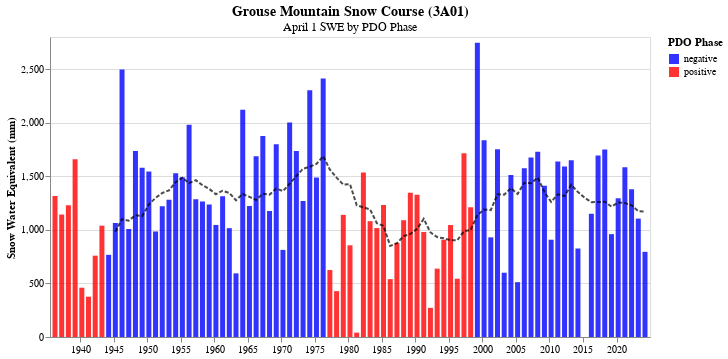

The notebook cell this image was saved under:
### Code cell
domain = ['negative', 'positive']
range_ = ['blue', 'red']

title4 = alt.TitleParams(
   text='Grouse Mountain Snow Course (3A01)',
   subtitle="April 1 SWE by PDO Phase",
   anchor='middle',
   fontSize=14,
   fontWeight='bold')

line_grouse_apr = alt.Chart(grouse_apr_swe).mark_line(strokeDash=[4, 2], color='black', opacity=0.7).encode(
    alt.X('date:T'),
    alt.Y('grouse_moving_avg:Q')
)

bar_chart2 = alt.Chart(grouse_apr_swe, title=title4).mark_bar(opacity=0.8).encode(
    alt.X('date:T', title='', axis=alt.Axis(grid=False)),
    alt.Y('grouse_swe:Q', title='Snow Water Equivalent (mm)'),
    alt.Color('pdo_phase_main', title='PDO Phase', scale=alt.Scale(domain=domain, range=range_)),
    tooltip=[alt.Tooltip('date:T', title="Date"), alt.Tooltip('grouse_swe:Q', title="Snow Depth")]
).properties(width=600)

chart2 = bar_chart2 + line_grouse_apr
chart2

### Figure 1 — Vega-Lite specification as saved in the notebook (floating-point values rounded to 4 significant figures)
{"config": {"view": {"continuousWidth": 300, "continuousHeight": 300}}, "layer": [{"mark": {"type": "bar", "opacity": 0.8}, "encoding": {"color": {"field": "pdo_phase_main", "scale": {"domain": ["negative", "positive"], "range": ["blue", "red"]}, "title": "PDO Phase", "type": "nominal"}, "tooltip": [{"field": "date", "title": "Date", "type": "temporal"}, {"field": "grouse_swe", "title": "Snow Depth", "type": "quantitative"}], "x": {"axis": {"grid": false}, "field": "date", "title": "", "type": "temporal"}, "y": {"field": "grouse_swe", "title": "Snow Water Equivalent (mm)", "type": "quantitative"}}, "title": {"text": "Grouse Mountain Snow Course (3A01)", "anchor": "middle", "fontSize": 14, "fontWeight": "bold", "subtitle": "April 1 SWE by PDO Phase"}}, {"mark": {"type": "line", "color": "black", "opacity": 0.7, "strokeDash": [4, 2]}, "encoding": {"x": {"field": "date", "type": "temporal"}, "y": {"field": "grouse_moving_avg", "type": "quantitative"}}}], "data": {"name": "data-c43e7616b26393b8dfff75db8782e6c8"}, "width": 600, "$schema": "https://vega.github.io/schema/vega-lite/v5.8.0.json", "datasets": {"data-c43e7616b26393b8dfff75db8782e6c8": [{"grouse_depth": 320.0, "grouse_swe": 1316.0, "grouse_density": 41.13, "date": "1936-04-01T00:00:00", "pdo_phase_main": "positive", "enso_oni_main": "neutral", "grouse_moving_avg": null}, {"grouse_depth": 239.0, "grouse_swe": 1143.0, "grouse_density": 47.82, "date": "1937-04-01T00:00:00", "pdo_phase_main": "positive", "enso_oni_main": "neutral", "grouse_moving_avg": null}, {"grouse_depth": 292.0, "grouse_swe": 1229.0, "grouse_density": 42.09, "date": "1938-04-01T00:00:00", "pdo_phase_main": "positive", "enso_oni_main": "negative", "grouse_moving_avg": null}, {"grouse_depth": 328.0, "grouse_swe": 1659.0, "grouse_density": 50.58, "date": "1939-04-01T00:00:00", "pdo_phase_main": "positive", "enso_oni_main": "negative", "grouse_moving_avg": null}, {"grouse_depth": 89.0, "grouse_swe": 460.0, "grouse_density": 51.69, "date": "1940-04-01T00:00:00", "pdo_phase_main": "positive", "enso_oni_main": "neutral", "grouse_moving_avg": null}, {"grouse_depth": 76.0, "grouse_swe": 376.0, "grouse_density": 49.47, "date": "1941-04-01T00:00:00", "pdo_phase_main": "positive", "enso_oni_main": "positive", "grouse_moving_avg": null}, {"grouse_depth": 168.0, "grouse_swe": 759.0, "grouse_density": 45.18, "date": "1942-04-01T00:00:00", "pdo_phase_main": "positive", "enso_oni_main": "neutral", "grouse_moving_avg": null}, {"grouse_depth": 257.0, "grouse_swe": 1039.0, "grouse_density": 40.43, "date": "1943-04-01T00:00:00", "pdo_phase_main": "positive", "enso_oni_main": "negative", "grouse_moving_avg": null}, {"grouse_depth": 180.0, "grouse_swe": 767.0, "grouse_density": 42.61, "date": "1944-04-01T00:00:00", "pdo_phase_main": "negative", "enso_oni_main": "neutral", "grouse_moving_avg": null}, {"grouse_depth": 262.0, "grouse_swe": 1064.0, "grouse_density": 40.61, "date": "1945-04-01T00:00:00", "pdo_phase_main": "negative", "enso_oni_main": "negative", "grouse_moving_avg": 981.2}, {"grouse_depth": 721.0, "grouse_swe": 2497.0, "grouse_density": 34.63, "date": "1946-04-01T00:00:00", "pdo_phase_main": "negative", "enso_oni_main": "negative", "grouse_moving_avg": 1099.0}, {"grouse_depth": 216.0, "grouse_swe": 1008.0, "grouse_density": 46.67, "date": "1947-04-01T00:00:00", "pdo_phase_main": "negative", "enso_oni_main": "neutral", "grouse_moving_avg": 1086.0}, {"grouse_depth": 424.0, "grouse_swe": 1735.0, "grouse_density": 40.92, "date": "1948-04-01T00:00:00", "pdo_phase_main": "negative", "enso_oni_main": "neutral", "grouse_moving_avg": 1136.0}, {"grouse_depth": 406.0, "grouse_swe": 1580.0, "grouse_density": 38.92, "date": "1949-04-01T00:00:00", "pdo_phase_main": "negative", "enso_oni_main": "neutral", "grouse_moving_avg": 1128.0}, {"grouse_depth": 406.0, "grouse_swe": 1545.0, "grouse_density": 38.05, "date": "1950-04-01T00:00:00", "pdo_phase_main": "negative", "enso_oni_main": "negative", "grouse_moving_avg": 1237.0}, {"grouse_depth": 241.0, "grouse_swe": 985.0, "grouse_density": 40.87, "date": "1951-04-01T00:00:00", "pdo_phase_main": "negative", "enso_oni_main": "negative", "grouse_moving_avg": 1298.0}, {"grouse_depth": 317.0, "grouse_swe": 1221.0, "grouse_density": 38.52, "date": "1952-04-01T00:00:00", "pdo_phase_main": "negative", "enso_oni_main": "positive", "grouse_moving_avg": 1344.0}, {"grouse_depth": 330.0, "grouse_swe": 1282.0, "grouse_density": 38.85, "date": "1953-04-01T00:00:00", "pdo_phase_main": "negative", "enso_oni_main": "positive", "grouse_moving_avg": 1368.0}, {"grouse_depth": 386.0, "grouse_swe": 1529.0, "grouse_density": 39.61, "date": "1954-04-01T00:00:00", "pdo_phase_main": "negative", "enso_oni_main": "neutral", "grouse_moving_avg": 1445.0}, {"grouse_depth": 376.0, "grouse_swe": 1492.0, "grouse_density": 39.68, "date": "1955-04-01T00:00:00", "pdo_phase_main": "negative", "enso_oni_main": "negative", "grouse_moving_avg": 1487.0}, {"grouse_depth": 472.0, "grouse_swe": 1980.0, "grouse_density": 41.95, "date": "1956-04-01T00:00:00", "pdo_phase_main": "negative", "enso_oni_main": "negative", "grouse_moving_avg": 1436.0}, {"grouse_depth": 272.0, "grouse_swe": 1286.0, "grouse_density": 47.28, "date": "1957-04-01T00:00:00", "pdo_phase_main": "negative", "enso_oni_main": "neutral", "grouse_moving_avg": 1464.0}, {"grouse_depth": 284.0, "grouse_swe": 1265.0, "grouse_density": 44.54, "date": "1958-04-01T00:00:00", "pdo_phase_main": "negative", "enso_oni_main": "positive", "grouse_moving_avg": 1416.0}, {"grouse_depth": 300.0, "grouse_swe": 1237.0, "grouse_density": 41.23, "date": "1959-04-01T00:00:00", "pdo_phase_main": "negative", "enso_oni_main": "positive", "grouse_moving_avg": 1382.0}, {"grouse_depth": 257.0, "grouse_swe": 1046.0, "grouse_density": 40.7, "date": "1960-04-01T00:00:00", "pdo_phase_main": "negative", "enso_oni_main": "neutral", "grouse_moving_avg": 1332.0}, {"grouse_depth": 279.0, "grouse_swe": 1313.0, "grouse_density": 47.06, "date": "1961-04-01T00:00:00", "pdo_phase_main": "negative", "enso_oni_main": "neutral", "grouse_moving_avg": 1365.0}, {"grouse_depth": 234.0, "grouse_swe": 1016.0, "grouse_density": 43.42, "date": "1962-04-01T00:00:00", "pdo_phase_main": "negative", "enso_oni_main": "neutral", "grouse_moving_avg": 1345.0}, {"grouse_depth": 152.0, "grouse_swe": 594.0, "grouse_density": 39.08, "date": "1963-04-01T00:00:00", "pdo_phase_main": "negative", "enso_oni_main": "neutral", "grouse_moving_avg": 1276.0}, {"grouse_depth": 488.0, "grouse_swe": 2121.0, "grouse_density": 43.46, "date": "1964-04-01T00:00:00", "pdo_phase_main": "negative", "enso_oni_main": "positive", "grouse_moving_avg": 1335.0}, {"grouse_depth": 274.0, "grouse_swe": 1222.0, "grouse_density": 44.6, "date": "1965-04-01T00:00:00", "pdo_phase_main": "negative", "enso_oni_main": "neutral", "grouse_moving_avg": 1308.0}, {"grouse_depth": 378.0, "grouse_swe": 1687.0, "grouse_density": 44.63, "date": "1966-04-01T00:00:00", "pdo_phase_main": "negative", "enso_oni_main": "positive", "grouse_moving_avg": 1279.0}, {"grouse_depth": 447.0, "grouse_swe": 1877.0, "grouse_density": 41.99, "date": "1967-04-01T00:00:00", "pdo_phase_main": "negative", "enso_oni_main": "neutral", "grouse_moving_avg": 1338.0}, {"grouse_depth": 307.0, "grouse_swe": 1176.0, "grouse_density": 38.31, "date": "1968-04-01T00:00:00", "pdo_phase_main": "negative", "enso_oni_main": "negative", "grouse_moving_avg": 1329.0}, {"grouse_depth": 391.0, "grouse_swe": 1798.0, "grouse_density": 45.98, "date": "1969-04-01T00:00:00", "pdo_phase_main": "negative", "enso_oni_main": "positive", "grouse_moving_avg": 1385.0}, {"grouse_depth": 165.0, "grouse_swe": 813.0, "grouse_density": 49.27, "date": "1970-04-01T00:00:00", "pdo_phase_main": "negative", "enso_oni_main": "neutral", "grouse_moving_avg": 1362.0}, {"grouse_depth": 444.0, "grouse_swe": 2002.0, "grouse_density": 45.09, "date": "1971-04-01T00:00:00", "pdo_phase_main": "negative", "enso_oni_main": "negative", "grouse_moving_avg": 1431.0}, {"grouse_depth": 343.0, "grouse_swe": 1737.0, "grouse_density": 50.64, "date": "1972-04-01T00:00:00", "pdo_phase_main": "negative", "enso_oni_main": "negative", "grouse_moving_avg": 1503.0}, {"grouse_depth": 267.0, "grouse_swe": 1270.0, "grouse_density": 47.57, "date": "1973-04-01T00:00:00", "pdo_phase_main": "negative", "enso_oni_main": "positive", "grouse_moving_avg": 1570.0}, {"grouse_depth": 455.0, "grouse_swe": 2304.0, "grouse_density": 50.64, "date": "1974-04-01T00:00:00", "pdo_phase_main": "negative", "enso_oni_main": "negative", "grouse_moving_avg": 1589.0}, {"grouse_depth": 353.0, "grouse_swe": 1488.0, "grouse_density": 42.15, "date": "1975-04-01T00:00:00", "pdo_phase_main": "negative", "enso_oni_main": "negative", "grouse_moving_avg": 1615.0}, {"grouse_depth": 494.0, "grouse_swe": 2413.0, "grouse_density": 48.85, "date": "1976-04-01T00:00:00", "pdo_phase_main": "negative", "enso_oni_main": "negative", "grouse_moving_avg": 1688.0}, {"grouse_depth": 165.0, "grouse_swe": 625.0, "grouse_density": 37.88, "date": "1977-04-01T00:00:00", "pdo_phase_main": "positive", "enso_oni_main": "positive", "grouse_moving_avg": 1563.0}, {"grouse_depth": 99.0, "grouse_swe": 428.0, "grouse_density": 43.23, "date": "1978-04-01T00:00:00", "pdo_phase_main": "positive", "enso_oni_main": "positive", "grouse_moving_avg": 1488.0}, {"grouse_depth": 248.0, "grouse_swe": 1140.0, "grouse_density": 45.97, "date": "1979-04-01T00:00:00", "pdo_phase_main": "positive", "enso_oni_main": "neutral", "grouse_moving_avg": 1422.0}, {"grouse_depth": 218.0, "grouse_swe": 856.0, "grouse_density": 39.27, "date": "1980-04-01T00:00:00", "pdo_phase_main": "positive", "enso_oni_main": "neutral", "grouse_moving_avg": 1426.0}, {"grouse_depth": 10.0, "grouse_swe": 41.0, "grouse_density": 41.0, "date": "1981-04-01T00:00:00", "pdo_phase_main": "positive", "enso_oni_main": "neutral", "grouse_moving_avg": 1230.0}, {"grouse_depth": 337.0, "grouse_swe": 1536.0, "grouse_density": 45.58, "date": "1982-04-01T00:00:00", "pdo_phase_main": "positive", "enso_oni_main": "neutral", "grouse_moving_avg": 1210.0}, {"grouse_depth": 223.0, "grouse_swe": 1081.0, "grouse_density": 48.48, "date": "1983-04-01T00:00:00", "pdo_phase_main": "positive", "enso_oni_main": "positive", "grouse_moving_avg": 1191.0}, {"grouse_depth": 230.0, "grouse_swe": 1017.0, "grouse_density": 44.22, "date": "1984-04-01T00:00:00", "pdo_phase_main": "positive", "enso_oni_main": "neutral", "grouse_moving_avg": 1062.0}, {"grouse_depth": 302.0, "grouse_swe": 1233.0, "grouse_density": 40.83, "date": "1985-04-01T00:00:00", "pdo_phase_main": "positive", "enso_oni_main": "negative", "grouse_moving_avg": 1037.0}, {"grouse_depth": 115.0, "grouse_swe": 540.0, "grouse_density": 46.96, "date": "1986-04-01T00:00:00", "pdo_phase_main": "positive", "enso_oni_main": "neutral", "grouse_moving_avg": 849.7}, {"grouse_depth": 179.0, "grouse_swe": 877.0, "grouse_density": 48.99, "date": "1987-04-01T00:00:00", "pdo_phase_main": "positive", "enso_oni_main": "positive", "grouse_moving_avg": 874.9}, {"grouse_depth": 298.0, "grouse_swe": 1090.0, "grouse_density": 36.58, "date": "1988-04-01T00:00:00", "pdo_phase_main": "positive", "enso_oni_main": "positive", "grouse_moving_avg": 941.1}, {"grouse_depth": 334.0, "grouse_swe": 1346.0, "grouse_density": 40.3, "date": "1989-04-01T00:00:00", "pdo_phase_main": "positive", "enso_oni_main": "negative", "grouse_moving_avg": 961.7}, {"grouse_depth": 292.0, "grouse_swe": 1327.0, "grouse_density": 45.45, "date": "1990-04-01T00:00:00", "pdo_phase_main": "positive", "enso_oni_main": "neutral", "grouse_moving_avg": 1009.0}, {"grouse_depth": 216.0, "grouse_swe": 980.0, "grouse_density": 45.37, "date": "1991-04-01T00:00:00", "pdo_phase_main": "positive", "enso_oni_main": "neutral", "grouse_moving_avg": 1103.0}, {"grouse_depth": 56.0, "grouse_swe": 272.0, "grouse_density": 48.57, "date": "1992-04-01T00:00:00", "pdo_phase_main": "positive", "enso_oni_main": "positive", "grouse_moving_avg": 976.3}, {"grouse_depth": 145.0, "grouse_swe": 638.0, "grouse_density": 44.0, "date": "1993-04-01T00:00:00", "pdo_phase_main": "positive", "enso_oni_main": "positive", "grouse_moving_avg": 932.0}, {"grouse_depth": 195.0, "grouse_swe": 908.0, "grouse_density": 46.56, "date": "1994-04-01T00:00:00", "pdo_phase_main": "positive", "enso_oni_main": "neutral", "grouse_moving_avg": 921.1}, {"grouse_depth": 210.0, "grouse_swe": 1045.0, "grouse_density": 49.76, "date": "1995-04-01T00:00:00", "pdo_phase_main": "positive", "enso_oni_main": "positive", "grouse_moving_avg": 902.3}, {"grouse_depth": 138.0, "grouse_swe": 544.0, "grouse_density": 39.42, "date": "1996-04-01T00:00:00", "pdo_phase_main": "positive", "enso_oni_main": "negative", "grouse_moving_avg": 902.7}, {"grouse_depth": 391.0, "grouse_swe": 1714.0, "grouse_density": 43.84, "date": "1997-04-01T00:00:00", "pdo_phase_main": "positive", "enso_oni_main": "neutral", "grouse_moving_avg": 986.4}, {"grouse_depth": 266.0, "grouse_swe": 1212.0, "grouse_density": 45.56, "date": "1998-04-01T00:00:00", "pdo_phase_main": "positive", "enso_oni_main": "positive", "grouse_moving_avg": 998.6}, {"grouse_depth": 593.0, "grouse_swe": 2746.0, "grouse_density": 46.31, "date": "1999-04-01T00:00:00", "pdo_phase_main": "negative", "enso_oni_main": "negative", "grouse_moving_avg": 1139.0}, {"grouse_depth": 417.0, "grouse_swe": 1836.0, "grouse_density": 44.03, "date": "2000-04-01T00:00:00", "pdo_phase_main": "negative", "enso_oni_main": "negative", "grouse_moving_avg": 1190.0}, {"grouse_depth": 231.0, "grouse_swe": 930.0, "grouse_density": 40.26, "date": "2001-04-01T00:00:00", "pdo_phase_main": "negative", "enso_oni_main": "negative", "grouse_moving_avg": 1184.0}, {"grouse_depth": 409.0, "grouse_swe": 1752.0, "grouse_density": 42.84, "date": "2002-04-01T00:00:00", "pdo_phase_main": "negative", "enso_oni_main": "neutral", "grouse_moving_avg": 1332.0}, {"grouse_depth": 140.0, "grouse_swe": 600.0, "grouse_density": 42.86, "date": "2003-04-01T00:00:00", "pdo_phase_main": "negative", "enso_oni_main": "positive", "grouse_moving_avg": 1329.0}, {"grouse_depth": 322.0, "grouse_swe": 1512.0, "grouse_density": 46.96, "date": "2004-04-01T00:00:00", "pdo_phase_main": "negative", "enso_oni_main": "neutral", "grouse_moving_avg": 1389.0}, {"grouse_depth": 141.0, "grouse_swe": 512.0, "grouse_density": 36.31, "date": "2005-04-01T00:00:00", "pdo_phase_main": "negative", "enso_oni_main": "positive", "grouse_moving_avg": 1336.0}, {"grouse_depth": 357.0, "grouse_swe": 1576.0, "grouse_density": 44.15, "date": "2006-04-01T00:00:00", "pdo_phase_main": "negative", "enso_oni_main": "positive", "grouse_moving_avg": 1439.0}, {"grouse_depth": 389.0, "grouse_swe": 1676.0, "grouse_density": 43.08, "date": "2007-04-01T00:00:00", "pdo_phase_main": "negative", "enso_oni_main": "neutral", "grouse_moving_avg": 1435.0}, {"grouse_depth": 417.0, "grouse_swe": 1730.0, "grouse_density": 41.49, "date": "2008-04-01T00:00:00", "pdo_phase_main": "negative", "enso_oni_main": "negative", "grouse_moving_avg": 1487.0}, {"grouse_depth": 374.0, "grouse_swe": 1412.0, "grouse_density": 37.75, "date": "2009-04-01T00:00:00", "pdo_phase_main": "negative", "enso_oni_main": "negative", "grouse_moving_avg": 1354.0}, {"grouse_depth": 213.0, "grouse_swe": 908.0, "grouse_density": 42.63, "date": "2010-04-01T00:00:00", "pdo_phase_main": "negative", "enso_oni_main": "positive", "grouse_moving_avg": 1261.0}, {"grouse_depth": 394.0, "grouse_swe": 1638.0, "grouse_density": 41.57, "date": "2011-04-01T00:00:00", "pdo_phase_main": "negative", "enso_oni_main": "negative", "grouse_moving_avg": 1332.0}, {"grouse_depth": 388.0, "grouse_swe": 1592.0, "grouse_density": 41.03, "date": "2012-04-01T00:00:00", "pdo_phase_main": "negative", "enso_oni_main": "negative", "grouse_moving_avg": 1316.0}, {"grouse_depth": 337.0, "grouse_swe": 1650.0, "grouse_density": 48.96, "date": "2013-04-01T00:00:00", "pdo_phase_main": "negative", "enso_oni_main": "neutral", "grouse_moving_avg": 1421.0}, {"grouse_depth": 199.0, "grouse_swe": 826.0, "grouse_density": 41.51, "date": "2014-04-01T00:00:00", "pdo_phase_main": "negative", "enso_oni_main": "neutral", "grouse_moving_avg": 1352.0}, {"grouse_depth": 0.0, "grouse_swe": 0.0, "grouse_density": null, "date": "2015-04-01T00:00:00", "pdo_phase_main": "negative", "enso_oni_main": "positive", "grouse_moving_avg": 1301.0}, {"grouse_depth": 238.0, "grouse_swe": 1150.0, "grouse_density": 48.32, "date": "2016-04-01T00:00:00", "pdo_phase_main": "negative", "enso_oni_main": "positive", "grouse_moving_avg": 1258.0}, {"grouse_depth": 401.0, "grouse_swe": 1694.0, "grouse_density": 42.24, "date": "2017-04-01T00:00:00", "pdo_phase_main": "negative", "enso_oni_main": "neutral", "grouse_moving_avg": 1260.0}, {"grouse_depth": 400.0, "grouse_swe": 1750.0, "grouse_density": 43.75, "date": "2018-04-01T00:00:00", "pdo_phase_main": "negative", "enso_oni_main": "negative", "grouse_moving_avg": 1262.0}, {"grouse_depth": 217.0, "grouse_swe": 960.0, "grouse_density": 44.24, "date": "2019-04-01T00:00:00", "pdo_phase_main": "negative", "enso_oni_main": "positive", "grouse_moving_avg": 1217.0}, {"grouse_depth": 318.0, "grouse_swe": 1295.0, "grouse_density": 40.72, "date": "2020-04-01T00:00:00", "pdo_phase_main": "negative", "enso_oni_main": "neutral", "grouse_moving_avg": 1256.0}, {"grouse_depth": 373.0, "grouse_swe": 1585.0, "grouse_density": 42.49, "date": "2021-04-01T00:00:00", "pdo_phase_main": "negative", "enso_oni_main": "negative", "grouse_moving_avg": 1250.0}, {"grouse_depth": 293.0, "grouse_swe": 1380.0, "grouse_density": 47.1, "date": "2022-04-01T00:00:00", "pdo_phase_main": "negative", "enso_oni_main": "negative", "grouse_moving_avg": 1229.0}, {"grouse_depth": 275.0, "grouse_swe": 1105.0, "grouse_density": 40.2, "date": "2023-04-01T00:00:00", "pdo_phase_main": "negative", "enso_oni_main": "neutral", "grouse_moving_avg": 1174.0}, {"grouse_depth": 172.0, "grouse_swe": 795.0, "grouse_density": 46.2, "date": "2024-04-01T00:00:00", "pdo_phase_main": "negative", "enso_oni_main": "positive", "grouse_moving_avg": 1171.0}]}}
